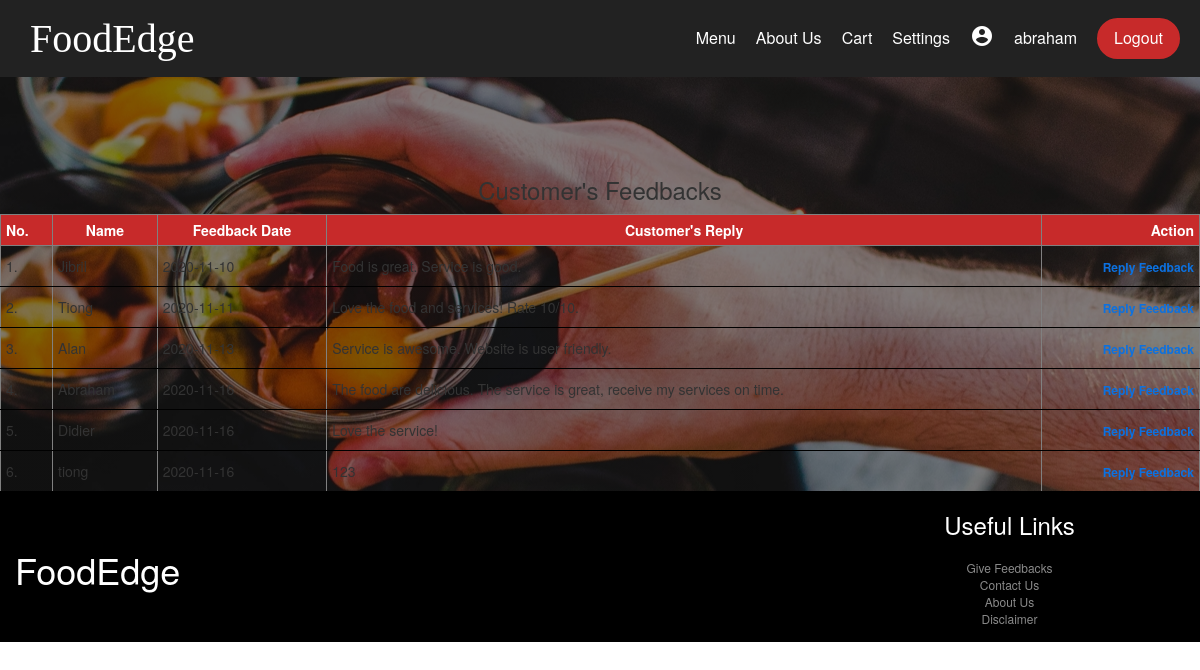
The app's page /receive_feedback.php (signed in) with its own data.
### tables this page shows
CREATE TABLE `feedbackdb` (
  `feedbackID` int(11) NOT NULL,
  `feedbackDate` date NOT NULL DEFAULT current_timestamp(),
  `customerName` varchar(255) NOT NULL,
  `customerEmail` varchar(255) NOT NULL,
  `replyDescription` varchar(255) NOT NULL
);

### receive_feedback.php (the view, shortened to what this page needs)
<?php
	require "Include/header.php";
	include ("Include/dtb.php");
		$sqlget = "SELECT * FROM feedbackdb";
		$sqldata = mysqli_query($conn, $sqlget) or die("error getting data");
?>
<section id="content">
<div class="replyFeedback-page">
<h3 class="feedback-h3">Customer's Feedbacks</h3>
<table class="cart-table" border="1">
	<tr>
		<th>No.</th>
		<th style="text-align:center;">Name</th>
		<th style="text-align:center;">Feedback Date</th>
		<th style="text-align:center;">Customer's Reply</th>
		<th>Action</th>
	</tr>
<?php
	$count = 1;
	while($row = mysqli_fetch_array($sqldata, MYSQLI_ASSOC)){
?>
	<tr>
		<td><?php echo $count. "."?></td>
		<td><?php echo $row["customerName"]?></td>
		<td><?php echo $row["feedbackDate"]?></td>
		<td><?php echo $row["replyDescription"]?></td>
		<td><a style="color: #0c71e0; font-weight:bold;" href="mailto: <?php echo $row["customerEmail"]?>">Reply Feedback </a></td>
		<?php $count++; ?>
	</tr>
<?php
	}
?>
</table>
</div>
</section>
<?php
	include_once "Include/footer.php";
?>

### Style/style.css (style rules this page uses)
* { box-sizing: border-box; margin: 0; padding: 0; }
body { font-family: 'Poppins', sans-serif; }
section { background: linear-gradient(rgba(0, 0, 0, 0.5), rgba(0, 0, 0, 0.5)), url('../Images/bg3.jpg'); background-repeat: no-repeat; background-attachment: fixed; background-position: center; padding-top: 80px; }
h3 { text-align:center; }
body { font-family: Arial, Helvetica, sans-serif; }
.cart-table { width: 100%; border-collapse: collapse; overflow: auto; }
.cart-table th { text-align: left; padding: 5px; color: white; background: #c72a2a; font-weight: bold; }
.cart-table td { padding: 10px 5px; border-bottom: 1px solid black; }
.cart-table td a { color: #ff523b; font-size: 12px; }
td:last-child { text-align: right; }
th:last-child { text-align: right; }

### records on screen
feedbackdb: customerName "Jibril", feedbackDate "2020-11-10", replyDescription "Food is great. Service is good."
feedbackdb: customerName "Tiong", feedbackDate "2020-11-11", replyDescription "Love the food and services! Rate 10/10."
feedbackdb: customerName "Alan", feedbackDate "2020-11-13", replyDescription "Service is awesome. Website is user friendly."
feedbackdb: customerName "Abraham", feedbackDate "2020-11-16", replyDescription "The food are delicious. The service is great, receive my services on time."
feedbackdb: customerName "Didier", feedbackDate "2020-11-16", replyDescription "Love the service!"
feedbackdb: customerName "tiong", feedbackDate "2020-11-16", replyDescription "123"

### other values on screen
$username "abraham"
